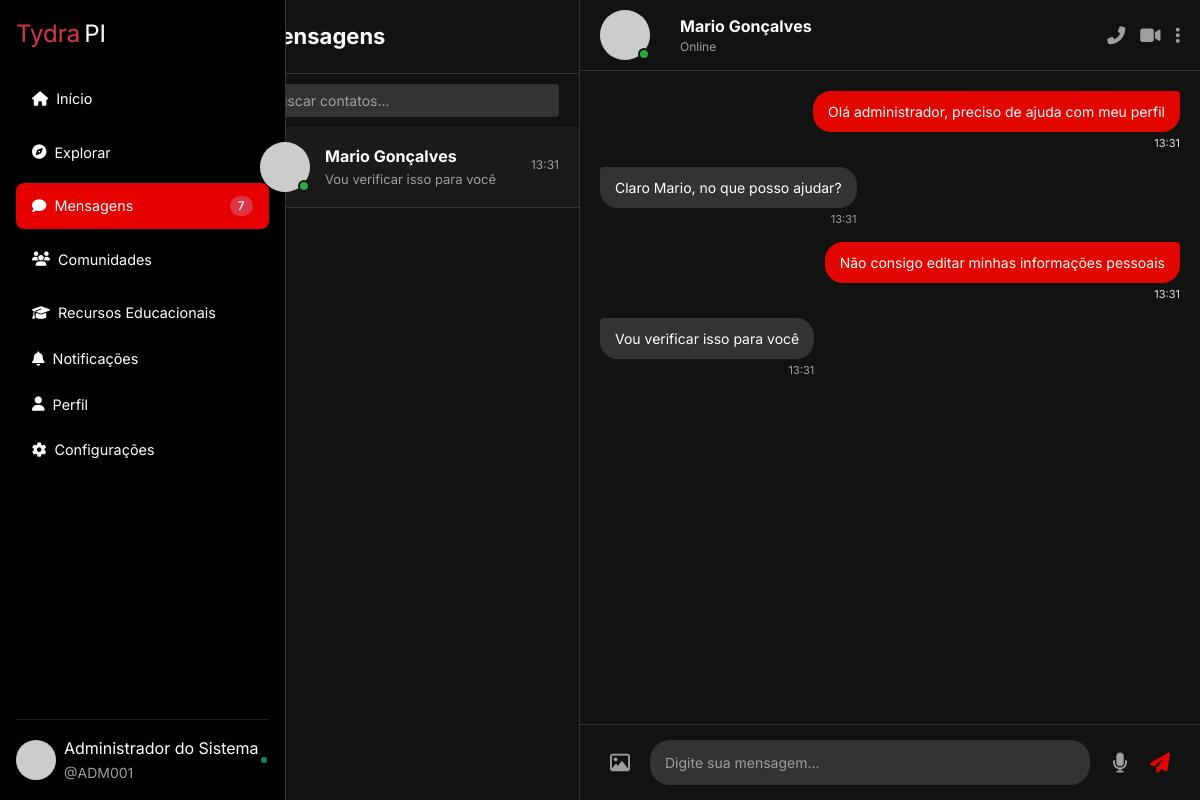
The app's page /chat.php?id=1 (signed in) with its own data.
### tables this page shows
CREATE TABLE `conversas` (
  `id` int(11) NOT NULL,
  `usuario1_id` int(10) UNSIGNED NOT NULL,
  `usuario2_id` int(10) UNSIGNED NOT NULL,
  `data_criacao` datetime DEFAULT current_timestamp()
);

CREATE TABLE `usuario` (
  `idusuario` int(10) UNSIGNED NOT NULL,
  `matricula` varchar(20) NOT NULL,
  `idade` tinyint(3) UNSIGNED NOT NULL,
  `foto` varchar(255) DEFAULT NULL,
  `email` varchar(100) NOT NULL,
  `nome` varchar(80) NOT NULL,
  `senha` varchar(255) NOT NULL,
  `data_criacao` datetime NOT NULL DEFAULT current_timestamp(),
  `status` enum('ativo','inativo') NOT NULL DEFAULT 'ativo',
  `criado_em` datetime NOT NULL DEFAULT current_timestamp(),
  `atualizado_em` datetime NOT NULL DEFAULT current_timestamp() ON UPDATE current_timestamp(),
  `admin` tinyint(1) NOT NULL DEFAULT 0
);

CREATE TABLE `mensagens` (
  `id` int(11) NOT NULL,
  `conversa_id` int(11) NOT NULL,
  `remetente_id` int(10) UNSIGNED NOT NULL,
  `conteudo` text NOT NULL,
  `data_envio` datetime DEFAULT current_timestamp(),
  `lida` tinyint(1) DEFAULT 0
);

### functions/chat_functions.php (called while the page is built, shortened)
<?php
function buscarConversasUsuario($pdo, $usuarioId) {
    $sql = "SELECT c.id,
                   CASE
                     WHEN c.usuario1_id = :usuario_id THEN u2.idusuario
                     ELSE u1.idusuario
                   END AS outro_usuario_id,
                   CASE
                     WHEN c.usuario1_id = :usuario_id THEN u2.nome
                     ELSE u1.nome
                   END AS nome,
                   m.conteudo AS ultima_mensagem,
                   m.data_envio AS ultima_mensagem_data,
                   SUM(CASE WHEN m.lida = 0 AND m.remetente_id != :usuario_id THEN 1 ELSE 0 END) AS nao_lidas,
                   'privada' AS tipo  -- Adicione este campo
            FROM conversas c
            JOIN usuario u1 ON u1.idusuario = c.usuario1_id
            JOIN usuario u2 ON u2.idusuario = c.usuario2_id
            LEFT JOIN (
                SELECT conversa_id, MAX(id) AS max_id
                FROM mensagens
                GROUP BY conversa_id
            ) ultima ON ultima.conversa_id = c.id
            LEFT JOIN mensagens m ON m.id = ultima.max_id
            WHERE c.usuario1_id = :usuario_id OR c.usuario2_id = :usuario_id
            GROUP BY c.id
            ORDER BY m.data_envio DESC";
    $stmt = $pdo->prepare($sql);
    $stmt->bindValue(':usuario_id', $usuarioId, PDO::PARAM_INT);
    $stmt->execute();
    return $stmt->fetchAll(PDO::FETCH_ASSOC);
}
function buscarGruposUsuario($pdo, $usuarioId) {
    $sql = "SELECT g.id, g.nome,
                   mg.conteudo AS ultima_mensagem,
                   mg.data_envio AS ultima_mensagem_data,
                   (SELECT COUNT(*) FROM mensagens_grupo mg2
                    WHERE mg2.grupo_id = g.id
                    AND mg2.id > COALESCE((SELECT ultima_visualizacao
                                          FROM grupo_visualizacoes
                                          WHERE grupo_id = g.id
                                          AND usuario_id = :usuario_id), 0)) AS nao_lidas,
                   'grupo' AS tipo  -- Adicione este campo
            FROM grupos g
            JOIN grupo_membros gm ON gm.grupo_id = g.id
            LEFT JOIN (
                SELECT grupo_id, MAX(id) AS max_id
                FROM mensagens_grupo
                GROUP BY grupo_id
            ) ultima ON ultima.grupo_id = g.id
            LEFT JOIN mensagens_grupo mg ON mg.id = ultima.max_id
            WHERE gm.usuario_id = :usuario_id
            ORDER BY mg.data_envio DESC";
    $stmt = $pdo->prepare($sql);
    $stmt->bindValue(':usuario_id', $usuarioId, PDO::PARAM_INT);
    $stmt->execute();
    return $stmt->fetchAll(PDO::FETCH_ASSOC);
}
function buscarMensagensConversa($pdo, $conversaId, $usuarioId) {
    $sqlUpdate = "UPDATE mensagens SET lida = TRUE
                  WHERE conversa_id = :conversa_id
                  AND remetente_id != :usuario_id";
    $stmtUpdate = $pdo->prepare($sqlUpdate);
    $stmtUpdate->bindValue(':conversa_id', $conversaId, PDO::PARAM_INT);
    $stmtUpdate->bindValue(':usuario_id', $usuarioId, PDO::PARAM_INT);
    $stmtUpdate->execute();
    $sql = "SELECT m.*, u.nome AS remetente_nome
            FROM mensagens m
            JOIN usuario u ON u.idusuario = m.remetente_id
            WHERE m.conversa_id = :conversa_id
            ORDER BY m.data_envio ASC";
    $stmt = $pdo->prepare($sql);
    $stmt->bindValue(':conversa_id', $conversaId, PDO::PARAM_INT);
    $stmt->execute();
    return $stmt->fetchAll(PDO::FETCH_ASSOC);
}
function buscarOutroUsuarioConversa($pdo, $conversaId, $usuarioAtualId) {
    $sql = "SELECT u.idusuario, u.nome, u.email
            FROM conversas c
            JOIN usuario u ON u.idusuario = CASE
                WHEN c.usuario1_id = :usuario_id THEN c.usuario2_id
                ELSE c.usuario1_id
            END
            WHERE c.id = :conversa_id";
    $stmt = $pdo->prepare($sql);
    $stmt->bindValue(':conversa_id', $conversaId, PDO::PARAM_INT);
    $stmt->bindValue(':usuario_id', $usuarioAtualId, PDO::PARAM_INT);
    $stmt->execute();
    return $stmt->fetch(PDO::FETCH_ASSOC);
}

### chat.php (the view, shortened to what this page needs)
<?php
require 'includes/conexao.php';
require 'functions/chat_functions.php';
$usuarioAtualId = $_SESSION['usuario_id'];
$active_conversation_id = 0;
$active_group_id = 0;
$outroUsuario = null;
if (isset($_GET['id'])) {
    $active_conversation_id = intval($_GET['id']);
} elseif (isset($_GET['grupo_id'])) {
    $active_group_id = intval($_GET['grupo_id']);
} elseif (isset($_GET['usuario_id'])) {
    $outroUsuarioId = intval($_GET['usuario_id']);
    $active_conversation_id = criarOuBuscarConversa($pdo, $usuarioAtualId, $outroUsuarioId);
}
$conversasPrivadas = buscarConversasUsuario($pdo, $usuarioAtualId);
$grupos = buscarGruposUsuario($pdo, $usuarioAtualId);
$conversations = array_merge($conversasPrivadas, $grupos);
usort($conversations, function($a, $b) {
    $timeA = strtotime($a['ultima_mensagem_data'] ?? '1970-01-01');
    $timeB = strtotime($b['ultima_mensagem_data'] ?? '1970-01-01');
    return $timeB - $timeA;
});
$mensagens = [];
if ($active_conversation_id > 0) {
    $mensagens = buscarMensagensConversa($pdo, $active_conversation_id, $usuarioAtualId);
    $outroUsuario = buscarOutroUsuarioConversa($pdo, $active_conversation_id, $usuarioAtualId);
} elseif ($active_group_id > 0) {
    $mensagens = buscarMensagensGrupo($pdo, $active_group_id, $usuarioAtualId);
    $grupoAtivo = buscarGrupo($pdo, $active_group_id);
}
function gerarAvatar($nome) {
    $nomeCodificado = urlencode($nome);
    $cor = substr(md5($nome), 0, 6);
    return "https://ui-avatars.com/api/?name=$nomeCodificado&background=$cor&color=fff";
}
?>
<!DOCTYPE html>
<html lang="pt-BR">
<head>
    <?php include 'includes/header.php' ?>
</head>
<body>
    <?php include 'includes/sidebar.php' ?>
    <div class="chat-container">
        <div class="conversation-list">
            <div class="conversation-list-header">
                Mensagens
            </div>
            <div class="search-container-chat">
                <input type="text" class="search-bar" placeholder="Buscar contatos..." aria-label="Buscar">
            </div>
            <?php foreach ($conversations as $conversa): ?>
                <?php
                $isGroup = isset($conversa['tipo']) && $conversa['tipo'] === 'grupo';
                ?>
                <a href="<?= $isGroup ? 'chat.php?grupo_id='.$conversa['id'] : 'chat.php?id='.$conversa['id'] ?>" class="text-decoration-none">
                    <div class="conversation-item <?=
                        ($isGroup && $active_group_id == $conversa['id']) ||
                        (!$isGroup && $active_conversation_id == $conversa['id']) ? 'active' : ''
                    ?>">
                        <div class="avatar-wrapper">
                            <img src="<?= gerarAvatar($conversa['nome']) ?>"
                                 alt="<?= htmlspecialchars($conversa['nome']) ?>"
                                 class="avatar">
                            <?php if (!$isGroup): ?>
                                <div class="online-indicator"></div>
                            <?php endif; ?>
                        </div>
                        <div class="conversation-info">
                            <div class="conversation-name">
                                <?= htmlspecialchars($conversa['nome']) ?>
                            </div>
                            <div class="conversation-message">
                                <?= htmlspecialchars($conversa['ultima_mensagem'] ?? 'Sem mensagens') ?>
                            </div>
                        </div>
                        <div class="conversation-meta">
                            <div class="timestamp">
                                <?= $conversa['ultima_mensagem_data'] ? date('H:i', strtotime($conversa['ultima_mensagem_data'])) : '' ?>
                            </div>
                        </div>
                    </div>
                </a>
            <?php endforeach; ?>
        </div>
        <div class="chat-area">
            <?php if ($active_conversation_id > 0 && $outroUsuario): ?>
                <div class="chat-header">
                    <div class="chat-header-info">
                        <div class="avatar-wrapper">
                            <img src="<?= gerarAvatar($outroUsuario['nome']) ?>"
                                 alt="<?= htmlspecialchars($outroUsuario['nome']) ?>"
                                 class="avatar">
                            <div class="online-indicator"></div>
                        </div>
                        <div>
                            <div class="chat-header-name"><?= htmlspecialchars($outroUsuario['nome']) ?></div>
                            <div class="chat-status">Online</div>
                        </div>
                    </div>
                    <div class="chat-actions">
                        <button class="chat-action-btn">
                            <i class="fas fa-phone-alt"></i>
                        </button>
                        <button class="chat-action-btn">
                            <i class="fas fa-video"></i>
                        </button>
                        <button class="chat-action-btn">
                            <i class="fas fa-ellipsis-v"></i>
                        </button>
                    </div>
                </div>
                <div id="messageArea" class="message-area">
                    <?php foreach ($mensagens as $mensagem): ?>
                        <div class="message <?= $mensagem['remetente_id'] == $usuarioAtualId ? 'message-sender' : 'message-receiver' ?>">
                            <div class="message-content">
                                <?= htmlspecialchars($mensagem['conteudo']) ?>
                            </div>
                            <div class="message-time">
                                <?= date('H:i', strtotime($mensagem['data_envio'])) ?>
                            </div>
                        </div>
                    <?php endforeach; ?>
                </div>
                <form method="POST" class="message-input-area">
                    <button type="button" class="message-action-btn">
                        <i class="far fa-image"></i>
                    </button>
                    <input type="text" name="conteudo" class="message-input"
                           placeholder="Digite sua mensagem..." aria-label="Mensagem" required>
                    <button type="button" class="message-action-btn">
                        <i class="fas fa-microphone"></i>
                    </button>
                    <button type="submit" class="message-action-btn send-btn">
                        <i class="fas fa-paper-plane"></i>
                    </button>
                </form>
            <?php endif; ?>
        </div>
    </div>
</body>
</html>

### records on screen
conversas: nome "Mario Gonçalves", ultima_mensagem "Vou verificar isso para você", ultima_mensagem_data "13:31"
usuario: nome "Mario Gonçalves"
mensagens: conteudo "Olá administrador, preciso de ajuda com meu perfil", data_envio "13:31"
mensagens: conteudo "Claro Mario, no que posso ajudar?", data_envio "13:31"
mensagens: conteudo "Não consigo editar minhas informações pessoais", data_envio "13:31"
mensagens: conteudo "Vou verificar isso para você", data_envio "13:31"

### other values on screen
$menu['label'] "Recursos Educacionais"
$menu['label'] "Notificações"
$usuarioNome "Administrador do Sistema"
$usuarioMatricula "ADM001"
